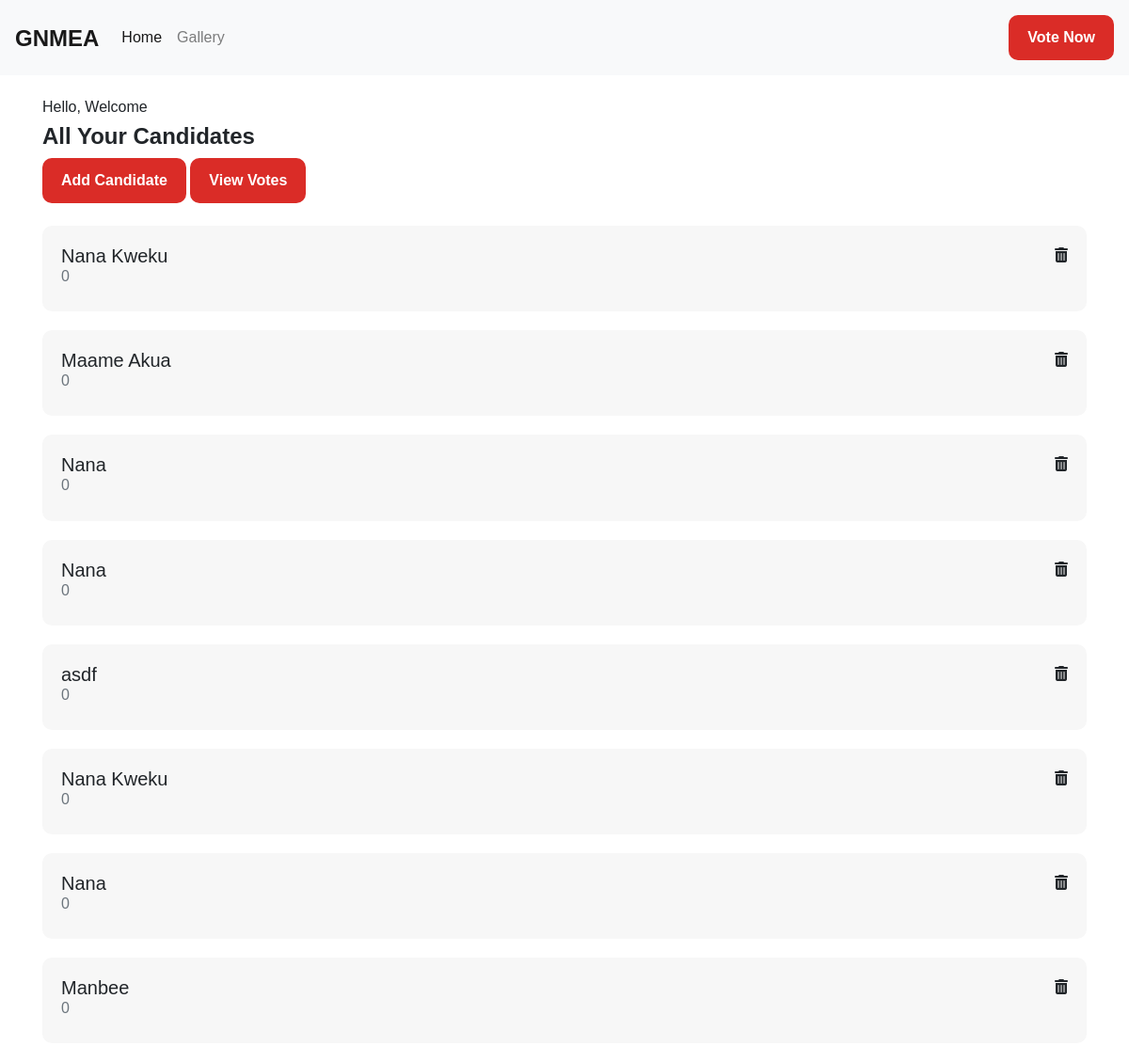
The page /admin/candidates on the database as committed earlier.
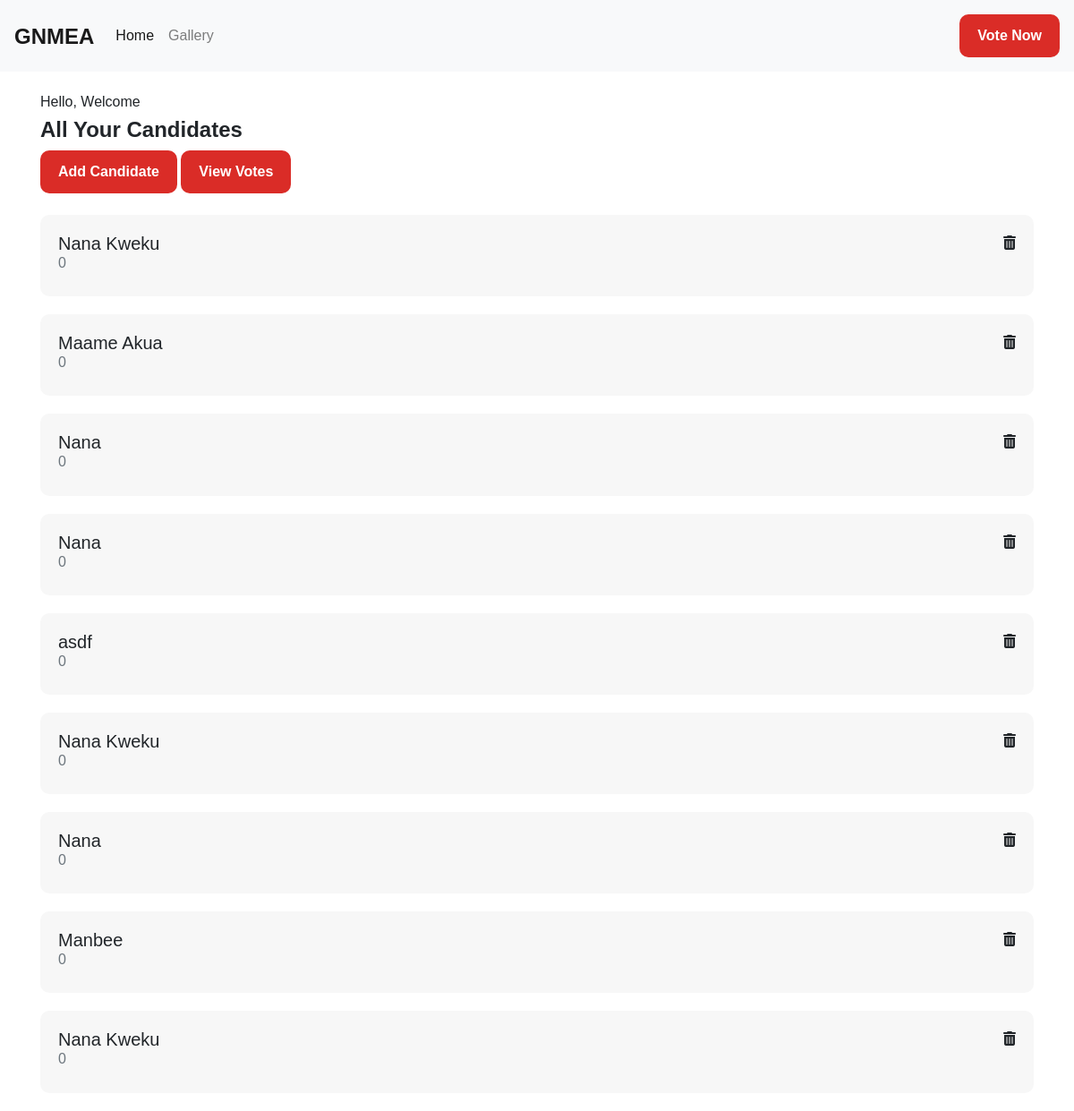
The same page on the database as committed later.
### app.py (models this page shows, shortened)
class Candidates(db.Model):
    tablename = ['Posts']
    id = db.Column(db.Integer, primary_key=True)
    name = db.Column(db.String, nullable=False)
    category = db.Column(db.String)
    subcategory = db.Column(db.String)
    description = db.Column(db.String)
    number = db.Column(db.String(), default=0)
    age = db.Column(db.String)
    votes = db.Column(db.Integer, default = 0)
    image_file = db.Column(db.String(200), default='default.png')
    updatedVotes = db.Column(db.Integer, default = 0)

### app.py (the view)
@app.route("/admin/candidates")
def adminCandidates():
    candidates = Candidates.query.all()
    return render_template('candidates.html', candidates=candidates)

### templates/candidates.html
{% extends "layout.html" %}
{% block body %}
<div class="container">
    <br>
    <div style="display:'flex">
        <div>
            <h6>Hello, Welcome</h6>
            <h4><b>All Your Candidates</b></h4>
        </div>
        <a href='{{url_for("addcontestant")}}'>
            <button class="button">Add Candidate</button>
        </a>
        <a href='{{url_for("adminvotes")}}'>
        <button class="button">View Votes</button>
        </a>
    </div>
<br>
            {% for candidate in candidates %}
            <div class="postCard">
                <a href="{{url_for('editCandidate', candidate_id=candidate.id)}}">
                <div>
                    <h5 class="text">{{candidate.name}}</h5>
                    <h6 class="text-muted">{{candidate.votes }}</h6>
                </div>
                <div>
                    <a href="{{url_for('deleteCandidate', candidate_id=candidate.id)}}">
                        <i class="fa fa-trash" aria-hidden="true"></i>
                    </a>
                </div>
                </a>
            </div>
            {% endfor %}
</div>
{% endblock %}

### templates/layout.html (shortened to what this page needs)
<!doctype html>
<html lang="en">
  <head>
    <link rel="stylesheet" href="https://maxcdn.bootstrapcdn.com/bootstrap/4.0.0/css/bootstrap.min.css">
    <link rel="stylesheet" href="https://unpkg.com/aos@next/dist/aos.css" />
    <link rel="stylesheet" href="{{url_for("static", filename="css/style.css")}}">
  </head>
  <body>
    <nav class="navbar navbar-expand-lg navbar-light bg-light">
        <a class="navbar-brand" style="padding-top:15px" href="{{url_for("home")}}">
            <h4><b>GNMEA</b></h4>
          </a>
        <div class="collapse navbar-collapse ml-auto" id="navbarText">
          <ul class="navbar-nav mr-auto">
            <li class="nav-item active">
              <a class="nav-link" href="/#home">Home <span class="sr-only">(current)</span></a>
            </li>
            <li class="nav-item">
                <a class="nav-link" href="{{url_for('gallery')}}">Gallery</a>
              </li>
          </ul>
          <span class="navbar-text">
            <button class="button">Vote Now</button>
          </span>
        </div>
      </nav>
   {% block body %}
    {% endblock %}
  </body>
</html>

### static/css/style.css (style rules this page uses)
html { scroll-behavior: smooth }
body { font-family: 'Plus Jakarta Display', sans-serif; }
.text { margin-bottom: 0; }
a { text-decoration: none; color: inherit; }
.button { background-color: #DA2C27; padding: 12px 20px; font-weight: 300; border: none; border-radius: 10px; color: white; font-weight: bold; }
.postCard { background-color: #f7f7f7; padding: 20px; border-radius:10px ; margin-bottom: 20px; display: flex; justify-content: space-between; }

Rows that differ between the two databases and show on the page:
added Candidates: name "Nana Kweku", votes "0"
